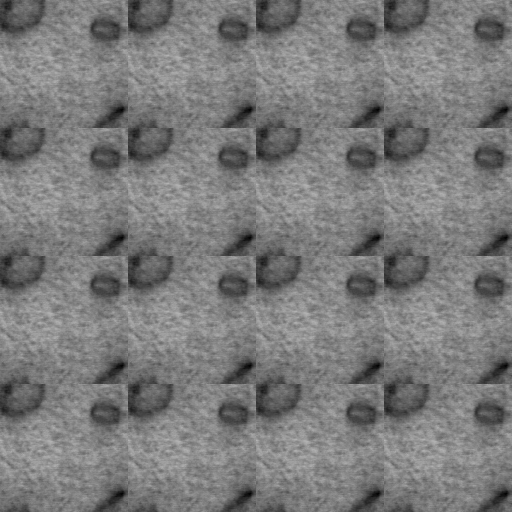
#> input picture datasets/train/0501_300kx_1nm_clhaadf3_0016_Modified0.jpg, 1024 x 1024 px, given in place of map9_70kx_onzap_CL4100.jpg, which was not available (shown at 1/2 size)
$ jupyter execute --allow-errors Mask_R-CNN_ValidationMetrics.ipynb   (text cells are left out)
#> lines starting #> are read from the running program, lines starting #| are printed output that depends on the picture; pictures that were not available may be replaced by others from this repository, and a replacement may not be noted
[cell 1]
import matplotlib.pyplot as plt
import matplotlib.pylab as pylab

#import requests
from io import BytesIO
from PIL import Image
import numpy as np

[cell 2]
# Manual Adjust here
import os
print(os.getcwd())
#os.chdir("Projects/maskrcnn-benchmark2")

[cell 3]
from os import path
import sys
sys.path.append(path.join(path.dirname(os.getcwd()), ''))
sys.path.append(path.join(path.dirname(os.getcwd())))
#> (the rest of this cell did not finish here and is left out)

[cell 4]
# this makes our figures bigger
pylab.rcParams['figure.figsize'] = 20, 12

#> (a cell that did not finish here is left out)

[cell 6]
config_file = "../configs/predict.yaml"

# update the config options with the config file
#> (the rest of this cell did not finish here and is left out)

#> (a cell that did not finish here is left out)

[cell 8]
def load(url):
    """
    Given an url of an image, downloads the image and
    returns a PIL image
    """
    response = requests.get(url)
    pil_image = Image.open(BytesIO(response.content)).convert("RGB")
    # convert to BGR format
    image = np.array(pil_image)[:, :, [2, 1, 0]]
    return image

def imshow(img):
    plt.imshow(img[:, :, [2, 1, 0]])
    plt.axis("off")

[cell 9]
import os
os.listdir('../datasets/train')

[cell 10]
# from http://cocodataset.org/#explore?id=345434
image_name ='map9_70kx_onzap_CL4100.jpg'
import cv2
im = cv2.imread('../datasets/train/' + image_name)
#> im is the input picture: shape (1024, 1024, 3); min 0, max 185, mean 122.2

#> (a cell that did not finish here is left out)

[cell 12]
import json
#> (the rest of this cell did not finish here and is left out)

[cell 13]
def calc_pos(x):
    if x-128 < 0:
        return 0, 256
    if x + 128 >= 1023:
        return 1023-256, 1023
    return x-128, x+128
def write_json(data, filename='../datasets/annotations/train2.json'):
    with open(filename,'w') as f:
        json.dump(data, f)
rel_pos = []

double_loop = 0
#> (the rest of this cell did not finish here and is left out)

#> (a cell that did not finish here is left out)

[cell 15]
seg = [83.49598656846533, 786.6537195796707, 84.52888863643079, 783.8841547251313, 87.42883435160797, 778.8141852669573, 91.23007937888244, 774.4223639055037, 95.82187862603382, 770.8366415248101, 98.40564643164231, 769.4276364912946, 101.07555352276444, 768.1939897304015, 106.67256742937957, 766.6546356849823, 112.42732824218129, 766.2396891216881, 118.17217733554914, 766.9612390521688, 120.97760001452792, 767.8000876025174, 123.72051676510347, 768.8250124766241, 128.73594402545223, 771.7180065664722, 133.07315978785516, 775.523004870455, 136.60580404233139, 780.1291529487639, 137.98950303752378, 782.7244689789594, 139.19866601552593, 785.4075783972277, 140.6945373615917, 791.0382439203756, 141.07352590291862, 796.8342706899688, 140.32459022527036, 802.6267978421312, 139.47601343153468, 805.4582804203294, 138.44311136356924, 808.2278452748687, 135.54316564839206, 813.2978147330427, 131.74192062111757, 817.6896360944963, 127.15012137396617, 821.2753584751899, 124.5663535683577, 822.6843635087055, 121.89644647723557, 823.9180102695985, 116.29943257062044, 825.4573643150178, 110.54467175781872, 825.872310878312, 104.79982266445087, 825.1507609478313, 101.99439998547209, 824.3119123974827, 99.25148323489654, 823.286987523376, 94.23605597454781, 820.3939934335278, 89.89884021214482, 816.5889951295451, 86.36619595766862, 811.9828470512361, 84.98249696247625, 809.3875310210407, 83.7733339844741, 806.7044216027724, 82.27746263840831, 801.0737560796244, 81.89847409708139, 795.2777293100313, 82.64740977472962, 789.4852021578689, 83.49598656846533, 786.6537195796707]
new_seg = []
for i in range(len(seg)):
    if i % 2 == 0:
        new_seg.append(seg[i])
    else:
        new_seg.append(seg[i] - 640)

[cell 16]
new_annotations = []

[cell 17]
new_bbox = [81.0, 766.0-640, 60.0, 60.0]
new_bboxs = []

[cell 18]
for i in range(4):
    single_annotation = []
    for j in range(len(new_seg)):
        if j % 2 == 0:
            single_annotation.append(new_seg[j] + (i * 256))
        if j % 2 == 1:
            single_annotation.append(new_seg[j])
    new_annotations.append(single_annotation)
    new_bboxs.append([new_bbox[0], new_bbox[1], new_bbox[2], new_bbox[3]])


for i in range(4):
    single_annotation = []
    for j in range(len(new_seg)):
        if j % 2 == 0:
            single_annotation.append(new_seg[j] + (i * 256))
        if j % 2 == 1:
            single_annotation.append(new_seg[j] + 256)
    new_annotations.append(single_annotation)
    new_bboxs.append([new_bbox[0]+(i * 256), new_bbox[1] + 256, new_bbox[2], new_bbox[3]])

for i in range(4):
    single_annotation = []
    for j in range(len(new_seg)):
        if j % 2 == 0:
            single_annotation.append(new_seg[j] + (i * 256))
        if j % 2 == 1:
            single_annotation.append(new_seg[j] + 512)
    new_annotations.append(single_annotation)
    new_bboxs.append([new_bbox[0]+(i * 256), new_bbox[1] + 512, new_bbox[2], new_bbox[3]])


for i in range(4):
    single_annotation = []
    for j in range(len(new_seg)):
        if j % 2 == 0:
            single_annotation.append(new_seg[j] + (i * 256))
        if j % 2 == 1:
            single_annotation.append(new_seg[j] + 768)
    new_annotations.append(single_annotation)
    new_bboxs.append([new_bbox[0]+(i * 256), new_bbox[1] + 768, new_bbox[2], new_bbox[3]])

[cell 19]
len(new_bboxs)

[cell 20]
new_im = np.zeros((1024, 1024, 3), dtype='uint8')
for i in range(4):
    new_im[0:256, i*256: (i+1)*256, :] = im[640:896, 0:256, :]
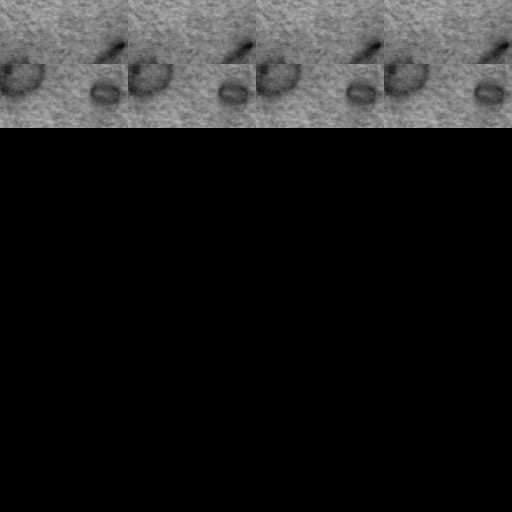
#> new_im: shape (1024, 1024, 3) (shown at 1/2 size); min 0, max 185, mean 30.5
for i in range(4):
    new_im[256:512, i*256: (i+1)*256, :] = im[640:896, 0:256, :]
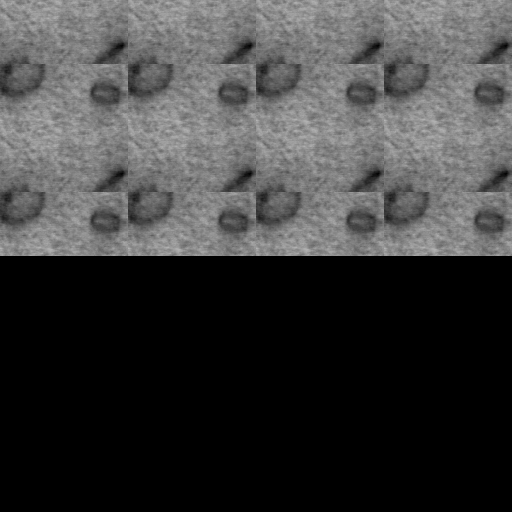
#> new_im: shape (1024, 1024, 3) (shown at 1/2 size); min 0, max 185, mean 61.1
for i in range(4):
    new_im[512:768, i*256: (i+1)*256, :] = im[640:896, 0:256, :]
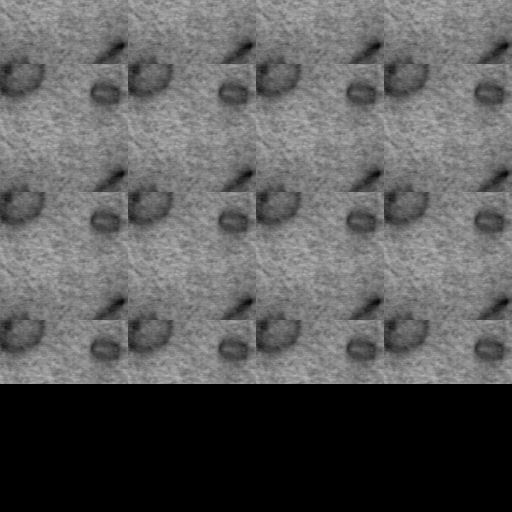
#> new_im: shape (1024, 1024, 3) (shown at 1/2 size); min 0, max 185, mean 91.6
for i in range(4):
    new_im[768:1024, i*256: (i+1)*256, :] = im[640:896, 0:256, :]
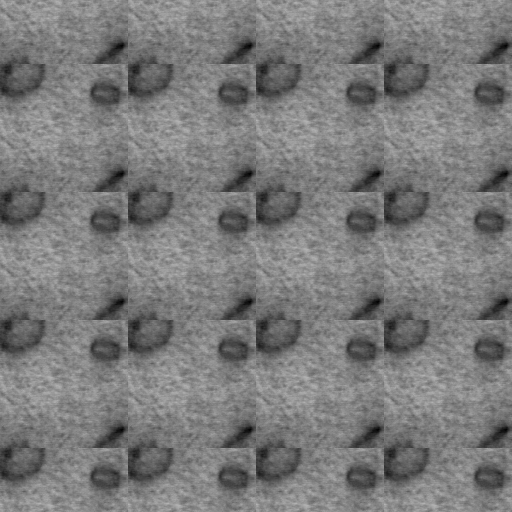
#> new_im: shape (1024, 1024, 3) (shown at 1/2 size); min 0, max 185, mean 122.2

[cell 21]
plt.imsave('../datasets/train/2501_300kx_1nm_clhaadf3_0034_Modified.jpg', new_im)

$ run again, on datasets/train/0501_300kx_1nm_clhaadf3_0031_Modified_100long_1.jpg
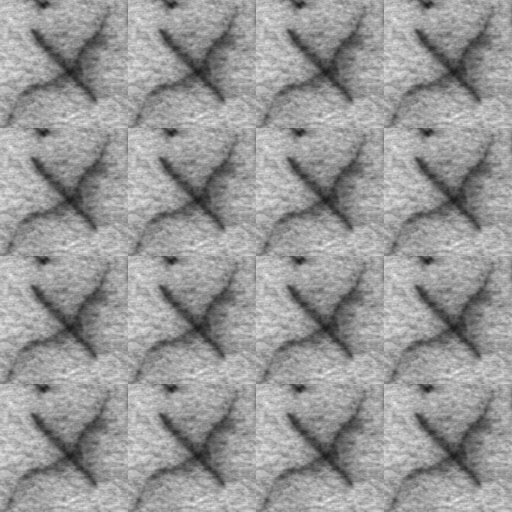
#> input picture datasets/train/0501_300kx_1nm_clhaadf3_0031_Modified_100long_1.jpg, 1024 x 1024 px, given in place of map9_70kx_onzap_CL4100.jpg, which was not available (shown at 1/2 size)
#> im is the input picture: shape (1024, 1024, 3); min 21, max 250, mean 151.4
#> after the loop `for i in range(4):`:
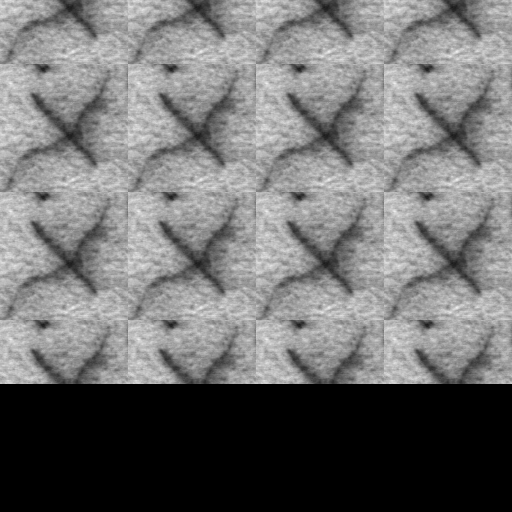
#> new_im: shape (1024, 1024, 3) (shown at 1/2 size); min 0, max 250, mean 113.6
#> after the loop `for i in range(4):`:
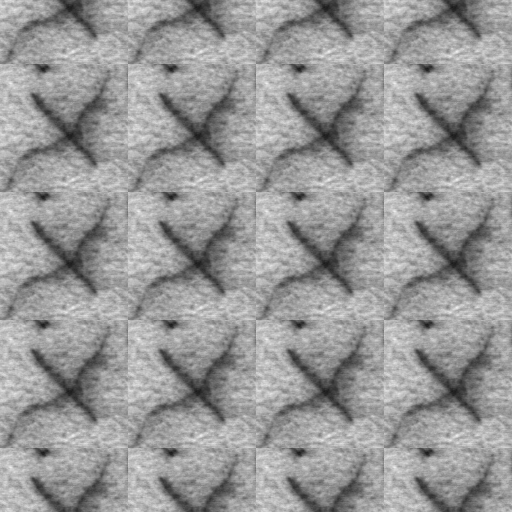
#> new_im: shape (1024, 1024, 3) (shown at 1/2 size); min 21, max 250, mean 151.4

$ run again, on datasets/train/0501_300kx_1nm_clhaadf3_0044_Modified_100long_2.jpg
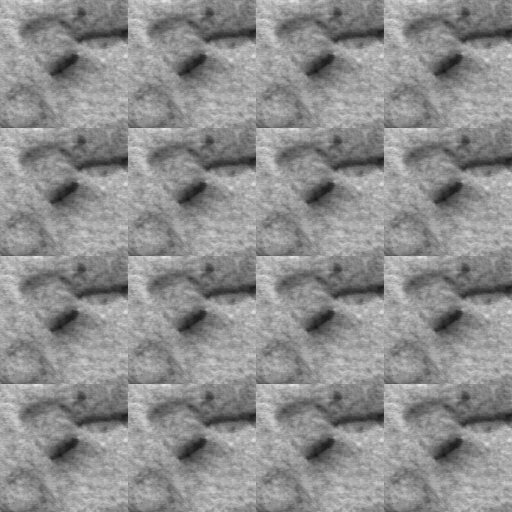
#> input picture datasets/train/0501_300kx_1nm_clhaadf3_0044_Modified_100long_2.jpg, 1024 x 1024 px, given in place of map9_70kx_onzap_CL4100.jpg, which was not available (shown at 1/2 size)
#> im is the input picture: shape (1024, 1024, 3); min 14, max 234, mean 141.7
#> after the loop `for i in range(4):`:
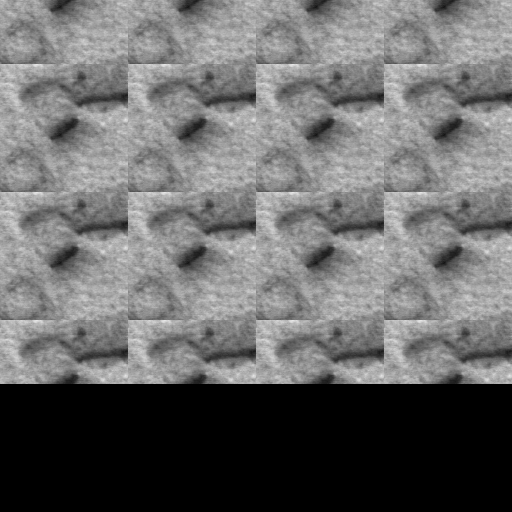
#> new_im: shape (1024, 1024, 3) (shown at 1/2 size); min 0, max 234, mean 106.3
#> after the loop `for i in range(4):`:
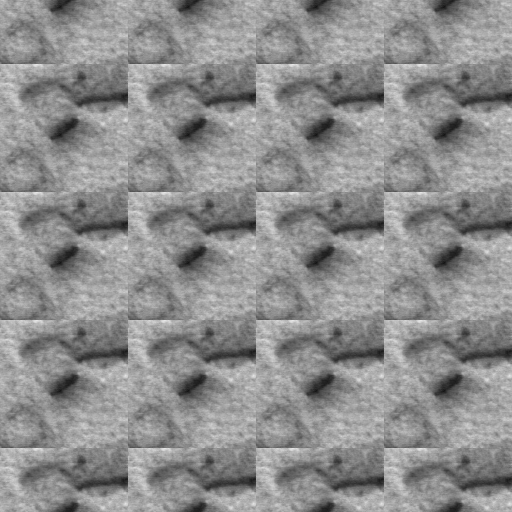
#> new_im: shape (1024, 1024, 3) (shown at 1/2 size); min 14, max 234, mean 141.7
